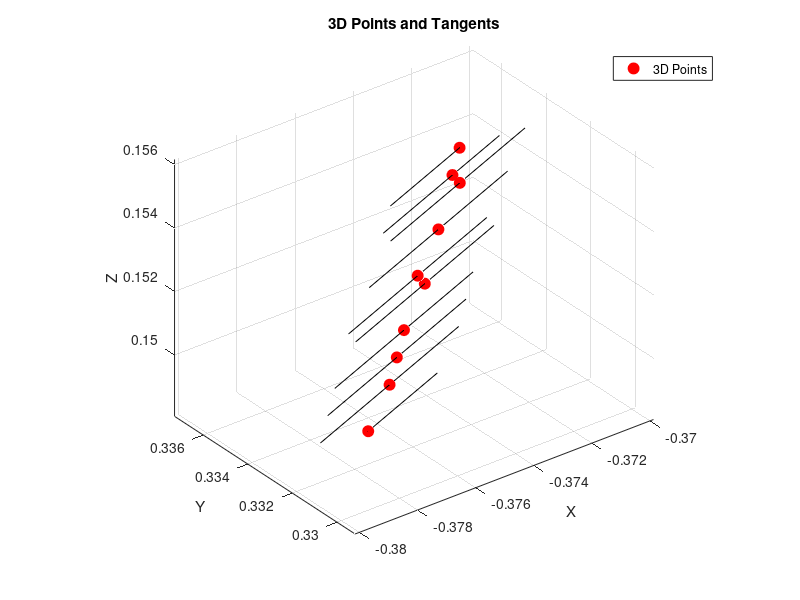

Reproduce this figure in MATLAB.
% Given 3D points and tangents
points = [
    -0.374895, 0.333224, 0.152513;
    -0.374246, 0.333140, 0.153784;
    -0.373580, 0.333050, 0.155058;
    -0.373807, 0.333083, 0.155370;
    -0.373584, 0.333054, 0.156164;
    -0.376447, 0.333420, 0.148066;
    -0.375782, 0.333329, 0.149340;
    -0.375554, 0.333301, 0.150134;
    -0.375329, 0.333274, 0.150927;
    -0.374676, 0.333191, 0.152200
];

tangents = [
    0.875440, -0.100009, 0.472868;
    0.875455, -0.100184, 0.472803;
    0.875469, -0.100357, 0.472740;
    0.875424, -0.100415, 0.472811;
    0.875409, -0.100530, 0.472815;
    0.875485, -0.0993751, 0.472918;
    0.875499, -0.0995479, 0.472855;
    0.875485, -0.0996628, 0.472859;
    0.875470, -0.0997779, 0.472862;
    0.875485, -0.099952, 0.472797
];

% Scale for tangent vector length
mag = 0.0025;

% Plot the 3D points and tangents
figure;
hold on;
grid on;
axis equal;
xlabel('X');
ylabel('Y');
zlabel('Z');
title('3D Points and Tangents');

% Plot each point and its tangent vector
for j = 1:size(points, 1)
    P = points(j, :)'; % Current edge point
    T_v = tangents(j, :)'; % Corresponding tangent vector

    % Plot the 3D point
    plot3(P(1), P(2), P(3), 'ro', 'MarkerSize', 8, 'MarkerFaceColor', 'r');

    % Plot the tangent vector as a line
    line([P(1) + mag * T_v(1), P(1) - mag * T_v(1)], ...
         [P(2) + mag * T_v(2), P(2) - mag * T_v(2)], ...
         [P(3) + mag * T_v(3), P(3) - mag * T_v(3)], ...
         'Color', 'k', 'LineWidth', 0.5, 'HandleVisibility', 'off'); % Exclude from legend
end

legend('3D Points');
view(3);
hold off;
